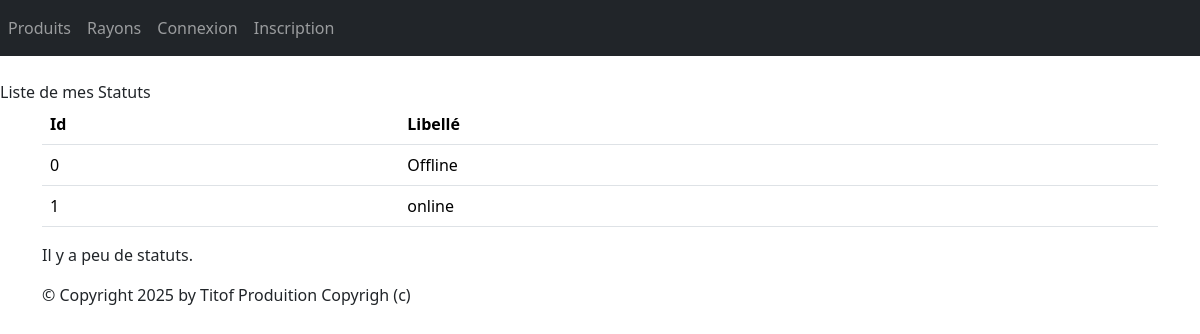
The app's page /monApp/statut with its own data.
### monApp/models.py (models this page shows)
class Statut(models.Model):
	idStatut = models.AutoField(primary_key=True)
	libelle = models.CharField(max_length=20)

### monApp/views.py (the view)
# urls.py: path("statut",views.StatutListView.as_view()),
class StatutListView(ListView):
    model = Statut
    template_name = "monApp/list_statuts.html"
    context_object_name = "status"
    def get_queryset(self ) :
        return Statut.objects.all()
    def get_context_data(self, **kwargs):
        context = super(StatutListView, self).get_context_data(**kwargs)
        context['titremenu'] = "Liste de mes Statuts"
        return context

### monApp/templates/monApp/list_statuts.html
{% extends 'monApp/base.html' %}
{% block menu %}
    {{titremenu}}
{% endblock %}
{% block contenu %}
    <table class="table">
        <thead>
            <tr>
                <th>Id</th>
                <th>Libellé</th>
            </tr>
        </thead>
        <tbody>
            {% for statut in status %}
                <tr>
                    <td>{{ statut.idStatut }}</td>
                    <td>{{ statut.libelle }}</td>
                </tr>
            {% endfor %}
        </tbody>
    </table>
    <p>
        Il y a
        {% if status|length < 5 %}
            peu de
        {% elif status|length < 10 %}
            quelques
        {% else %}
            beaucoup de
        {% endif %}
        statuts.
    </p>
{% endblock %}

### records on screen
Statut: idStatut "0", libelle "Offline"
Statut: idStatut "1", libelle "online"

### other values on screen
{{ titremenu }} "Liste de mes Statuts"
